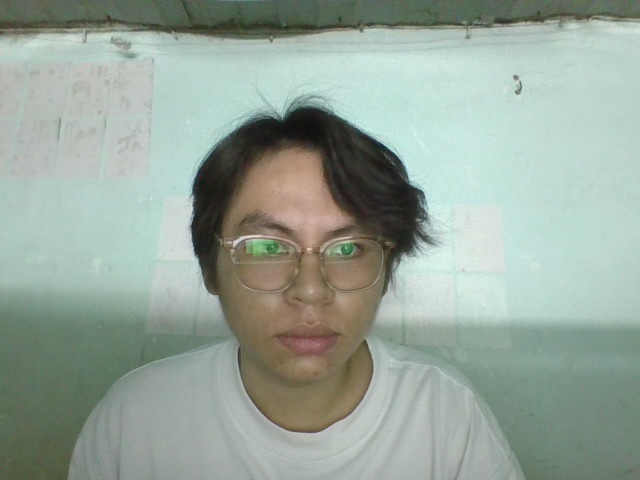
#> input picture data/images/user_1/face_20250809_180752_262355.jpg, 640 x 480 px
$ python -i face_detector.py   (imports and definitions only)
#> lines starting #> are read from the running program, lines starting #| are printed output that depends on the picture
import cv2
import face_recognition
import numpy as np
from typing import List, Tuple, Optional
import logging

class FaceDetector:
    def __init__(self):
        self.face_cascade = cv2.CascadeClassifier(cv2.data.haarcascades + 'haarcascade_frontalface_default.xml')

    # [130 lines left out: functions detect_faces_opencv, detect_faces_fr, get_face_encodings, detect_and_encode, draw_face_boxes, not called in this run]

    def preprocess_image(self, image_path: str) -> Optional[np.ndarray]:
        """
        Tiền xử lý ảnh để cải thiện chất lượng nhận diện
        """
        try:
            image = cv2.imread(image_path)
#> image is the input picture: shape (480, 640, 3); mean B, G, R 154.2, 164.7, 150.9
            if image is None:
                logging.error(f"Không thể đọc ảnh: {image_path}")
                return None

            lab = cv2.cvtColor(image, cv2.COLOR_BGR2LAB)
#> lab: shape (480, 640, 3); mean of channels 0, 1, 2 167.8, 121.3, 132
            l, a, b = cv2.split(lab)
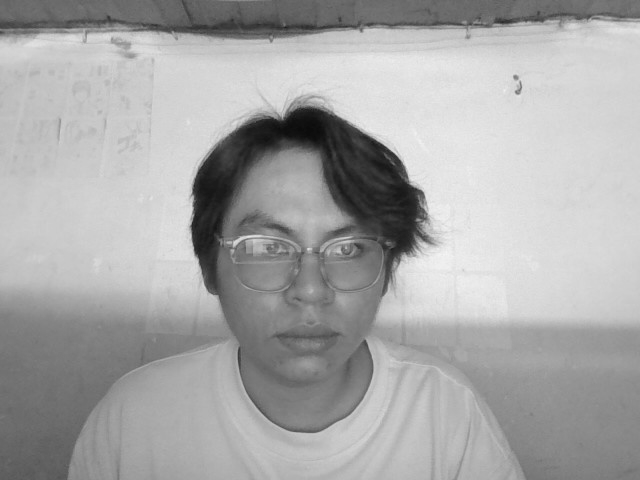
#> l: shape (480, 640); min 11, max 244, mean 167.8
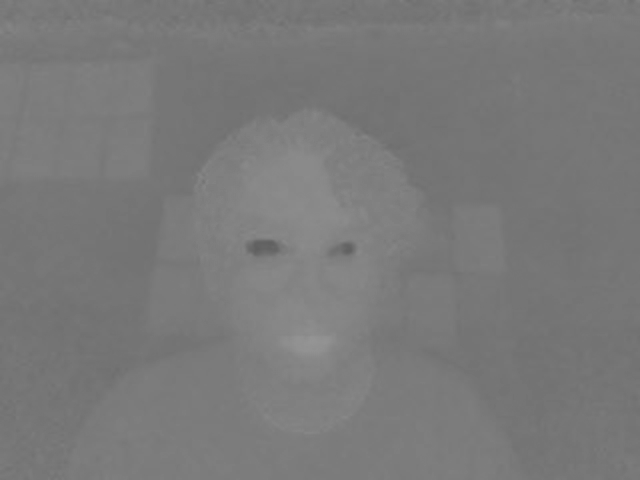
#> a: shape (480, 640); min 95, max 149, mean 121.3
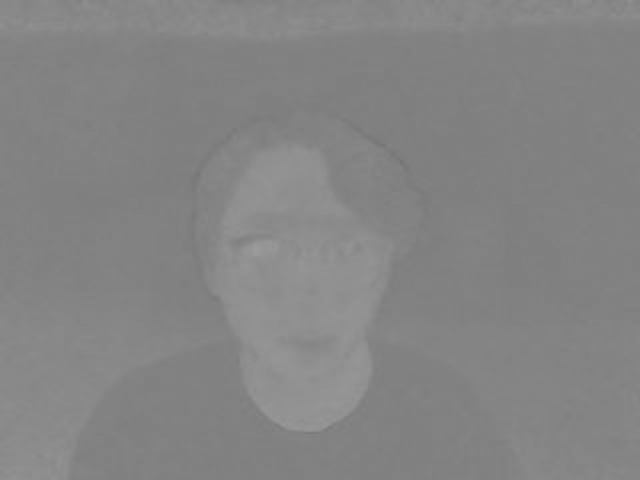
#> b: shape (480, 640); min 115, max 156, mean 132
            clahe = cv2.createCLAHE(clipLimit=2.0, tileGridSize=(8,8))
            cl = clahe.apply(l)
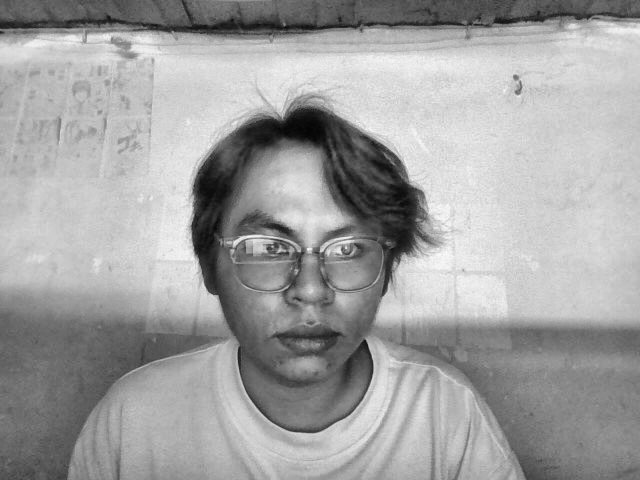
#> cl: shape (480, 640); min 5, max 249, mean 161.3
            enhanced_image = cv2.merge([cl, a, b])
#> enhanced_image: shape (480, 640, 3); mean of channels 0, 1, 2 161.3, 121.3, 132
            enhanced_image = cv2.cvtColor(enhanced_image, cv2.COLOR_LAB2BGR)
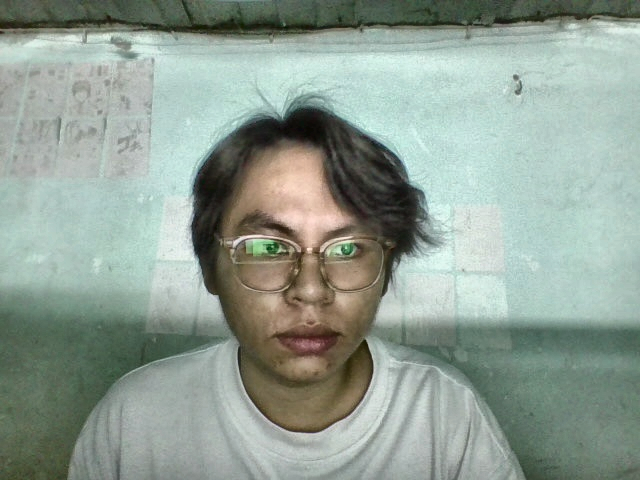
#> enhanced_image: shape (480, 640, 3); mean B, G, R 148, 158.4, 144.6

            enhanced_image = cv2.bilateralFilter(enhanced_image, 9, 75, 75)

            return enhanced_image

        except Exception as e:
            logging.error(f"Lỗi tiền xử lý ảnh: {e}")
            return None

    def extract_face_from_image(self, image_path: str) -> Optional[np.ndarray]:
        """
        Trích xuất khuôn mặt từ ảnh và trả về face encoding
        """
        try:
            image = self.preprocess_image(image_path)
            if image is None:
                return None

            if image.dtype != np.uint8:
                image = image.astype(np.uint8)

            if len(image.shape) != 3 or image.shape[2] != 3:
                logging.error(f"Invalid image shape: {image.shape}")
                return None

            rgb_image = cv2.cvtColor(image, cv2.COLOR_BGR2RGB)

            if rgb_image.dtype != np.uint8:
                rgb_image = rgb_image.astype(np.uint8)

#> (the run stopped early here; a loop or call above may not have finished)

$ run again, on data/images/user_1/face_20250809_180759_341560.jpg
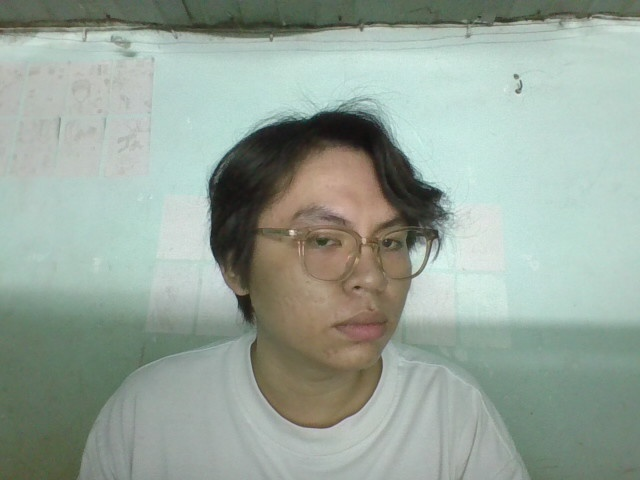
#> input picture data/images/user_1/face_20250809_180759_341560.jpg, 640 x 480 px
#> in preprocess_image, image is the input picture: shape (480, 640, 3); mean B, G, R 154.5, 165.1, 151.3
#> lab: shape (480, 640, 3); mean of channels 0, 1, 2 168.1, 121.4, 132.1
#> in preprocess_image, `cl = clahe.apply(l)`:
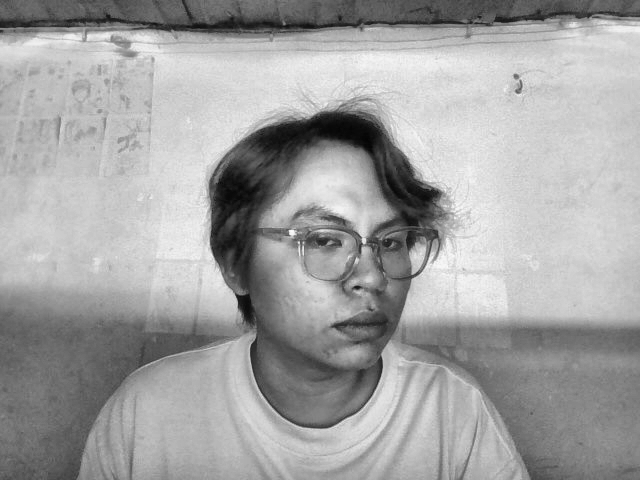
#> cl: shape (480, 640); min 3, max 252, mean 162.6
#> in preprocess_image, `enhanced_image = cv2.cvtColor(enhanced_image, cv2.COLOR_LAB2BGR)`:
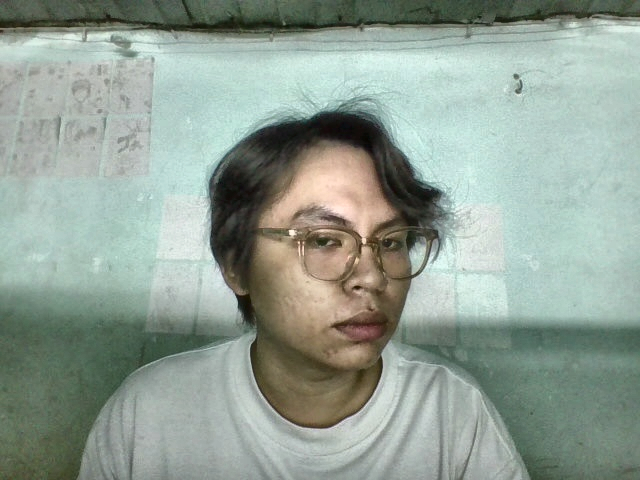
#> enhanced_image: shape (480, 640, 3); mean B, G, R 149.2, 159.7, 146.1

$ run again, on data/images/user_1/face_20250809_180808_196988.jpg
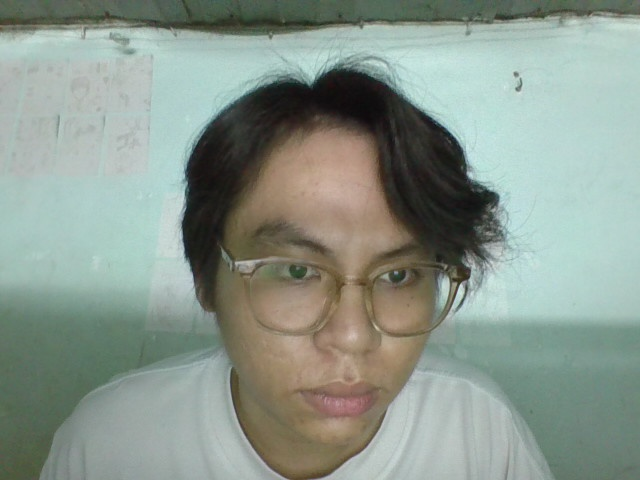
#> input picture data/images/user_1/face_20250809_180808_196988.jpg, 640 x 480 px
#> in preprocess_image, image is the input picture: shape (480, 640, 3); mean B, G, R 140.8, 150.8, 138.5
#> lab: shape (480, 640, 3); mean of channels 0, 1, 2 154.3, 122.1, 132.1
#> in preprocess_image, `cl = clahe.apply(l)`:
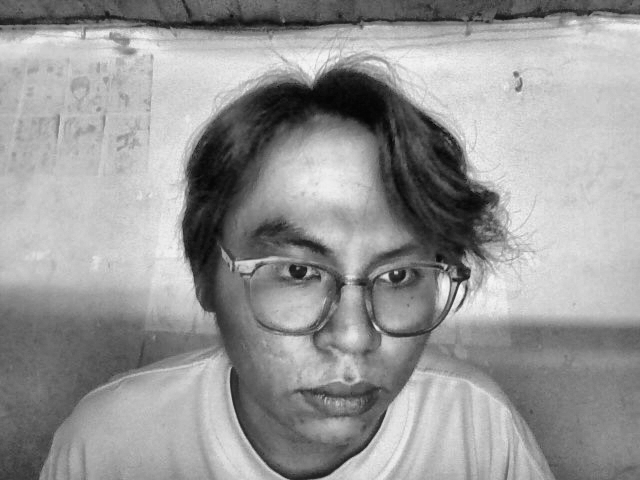
#> cl: shape (480, 640); min 3, max 247, mean 151.4
#> in preprocess_image, `enhanced_image = cv2.cvtColor(enhanced_image, cv2.COLOR_LAB2BGR)`:
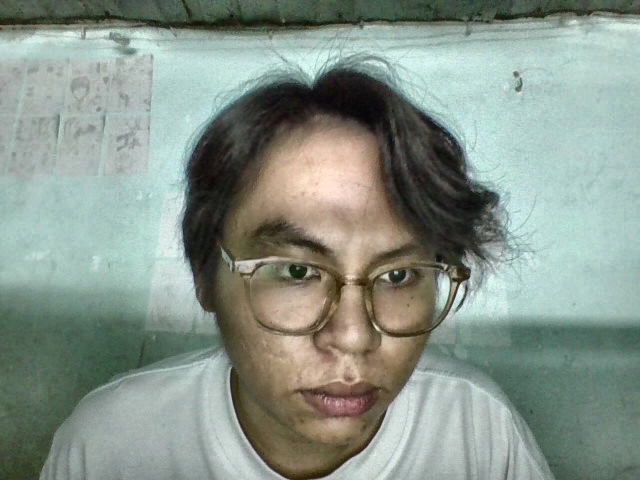
#> enhanced_image: shape (480, 640, 3); mean B, G, R 138.3, 148.3, 136.1
